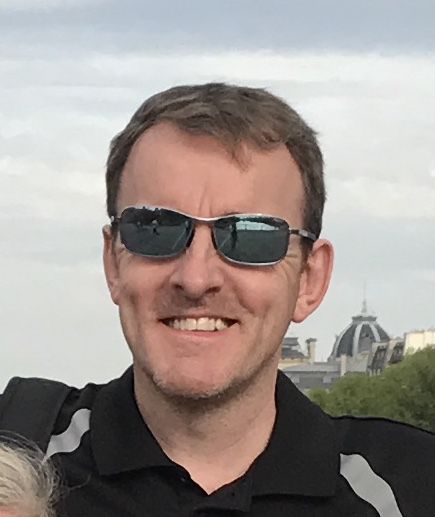
#> input picture photos/test/g.png, 435 x 517 px
$ python -i imagetotext.py   (imports and definitions only)
#> lines starting #> are read from the running program, lines starting #| are printed output that depends on the picture
import os, PIL
import imagetools
import config

def createSymbilPhoto(image, grade=config.default_grade,
                      testing=config.default_testing, testSize=3):
    print("Testing:{}".format(testing))
    # Number of occurrances of letters depends on image size
    font_x = imagetools.font_x
    font_y = imagetools.font_y
    (ix,iy) = image.size
    ixf = int(ix/font_x)
    iyf = int(iy/font_y)
    start_x = start_y = 0    # Screen position to do work on
    new_x_size= (font_x+gap)*ixf
    new_y_size= (font_y+gap)*iyf


    # Set up the character set stuff
    im_cs = imagetools.createCharacterSetImage()
    csix, csiy = im_cs.size

    imnew = image.crop(box=(0,0,ixf*font_x,iyf*font_y))        # copy image so original is not changed
    imbw = image.convert("1")   # convert to black and white

    if testing:
        start_x, start_y = 100, 100
        ixf,iyf  = testSize, testSize
        print("Image size: {},{}".format(ix, iy))
        print("CharacterSet: Image size:[{}/{}]".format(csix, csiy))
        print("Font size {}/{}".format(font_x, font_y))
        imnew.paste(im_cs)

    # Set up draw tool on image
    draw = PIL.ImageDraw.Draw(imnew)

    if True:
        for y in range(iyf):
            for x in range(ixf):
                sx=x*font_x+start_x
                sy=y*font_y+start_y
                imboxbw = imbw.crop( box=(sx,sy,sx+font_x,sy+font_y) )

                # Paste pcture back on left
                if testing:
                    draw.rectangle( (sx-start_x,sy-start_y+50,sx-start_x+font_x-1, sy-start_y+50+font_y-1), fill=1)
                    imnew.paste(imboxbw,box=(sx-start_x,sy-start_y+50))

                # char set based 2
                os = imagetools.findoffset(im_cs,imboxbw)
                #print("x:{}, y:{}, char offset:{}, color:{}".format(sx,sy,os,color))
                draw.rectangle((new_sx,new_sy,new_sx+font_x-1,new_sy+font_y-1), fill=1)
                imsym = im_cs.crop( box=(os*font_x,0,os*font_x+font_x,font_y) )
                imnew.paste(imsym,box=(new_sx,new_sy))
                if grade == config.BLACKANDWHITE:
                    # That's what we've created
                    pass
                elif grade == config.COLOR:
                    imbox = image.crop(box=(sx, sy, sx + font_x, sy + font_y))
                    boxcolor = imagetools.getColor(imbox)
                    imagetools.setColor(imnew,boxcolor,((new_sx,new_sy,new_sx+font_x-1,new_sy+font_y-1)))
                else:   # grey scale
                    imbox = image.crop(box=(sx, sy, sx + font_x, sy + font_y))
                    boxcolor = imagetools.getColor(imbox)
                    grey = int((boxcolor[0]+boxcolor[1]+boxcolor[2])/3)
                    boxcolor = (grey,grey,grey,255)
                    imagetools.setColor(imnew,boxcolor,((new_sx,new_sy,new_sx+font_x-1,new_sy+font_y-1)))

    return imnew

def createSymbilPhotoDirectory(inDirectory, grade=config.default_grade,
                               testing=config.default_testing, testSize=3):
    """
    create new symbol images from photos found in folder.
    :param directory: where to pull the images from
    """
    #print("Testing:{}".format(testing))

    inDir = config.folder + "/" + inDirectory
    imageFiles = [f for f in os.listdir(inDir) if os.path.isfile(os.path.join(inDir, f))]
    print(imageFiles)
    if   grade==config.COLOR: outDirectory = inDir + "_sym_col"
    elif grade==config.GREY:  outDirectory = inDir + "_sym_grey"
    else:                     outDirectory = inDir + "_sym_bw"
    if not os.path.exists(outDirectory): os.makedirs(outDirectory)

    for i in range(len(imageFiles)):
        (imageFile,sep,end) = imageFiles[i].rpartition('.')
        imageInFile  = inDirectory  + "/" + imageFile
        imageOutFile = outDirectory + "/" + imageFile
        print("Add {} named {}".format(i, imageOutFile))
        inImage  = imagetools.openImage(imageInFile)
        outImage = createSymbilPhoto(inImage, grade=grade, testing=testing, testSize=testSize)
        #outImage.show()
        outImage.save(imageOutFile+".png")


# ---------------------------------------------------------------------------------------------------------
# ---------------------------------------------------------------------------------------------------------
#               M A I N
# ---------------------------------------------------------------------------------------------------------
# ---------------------------------------------------------------------------------------------------------

# [7 lines not run here, left out]
    #createSymbilPhotoDirectory("team", color=True)

>>> import cv2
>>> picture = cv2.imread('photos/test/g.png', cv2.IMREAD_GRAYSCALE)
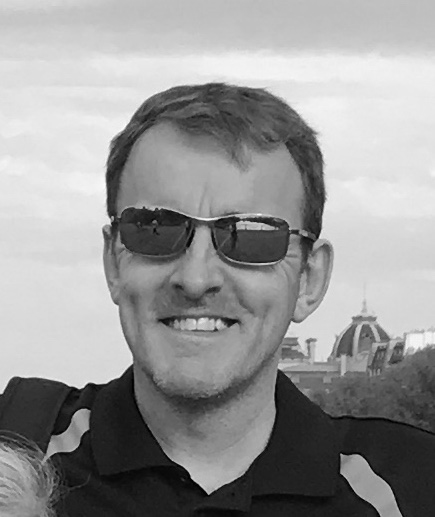
#> picture: shape (517, 435); min 0, max 255, mean 149.8
>>> result = createSymbilPhoto(picture)
#> (the run stopped early here; a loop or call above may not have finished)
